Frame 1 (no input): blank canvas, image omitted
Frame 60 (the mouse pressed at the canvas centre just before this capture): blank canvas, image omitted
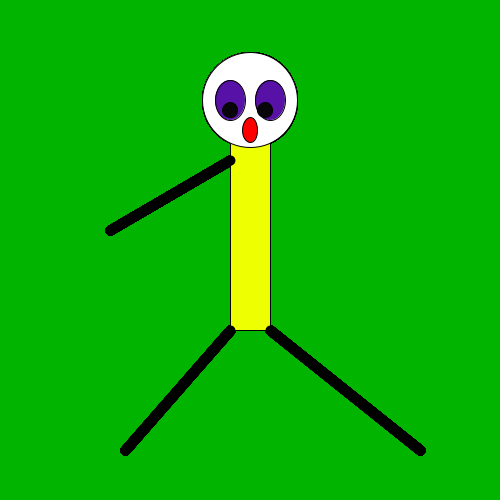
Frame 120 (the mouse held since frame 60 and released just before this capture)

The Processing sketch whose frames 1 and 60 were blank and that drew this single picture after the mouse press (run headless with seeded random() and noise(); from frame 60 on, the mouse is pressed at the canvas centre):

// Processing sketch: processing_140639
// ── processing_140639.pde

// Javi paste los codigos jajajaj
void setup(){
size (500,500);
background (0,180,0);

}
void draw (){
  
  
  if (mousePressed){
    bichete(#EDFF00);

}
  println ("eje x"+ mouseX + "ejeY" + mouseY);//xa q nos monotorice las cordenadas del puntero del raton
  println (frameRate);//velocidad de muestreo en frames
  }

void bichete(color cuerpo){
fill (cuerpo);
strokeWeight(1);
rect(230,130,40, 200);//cuerpo
fill (255);
ellipse( width/2, 100,95,95);//cara
fill (255,0,0);
ellipse (width/2, 130,15,25);//boca
fill ( 87,17,167);

ellipse (230, 100, 30,40);//ojo izq
fill (8, 6, 10);
ellipse (230, 110, 15, 15);//pupila izq
fill ( 87,17,167);
ellipse (270,100, 30, 40);//ojo derecho
fill (8,6,10);
ellipse (265, 110, 15, 15);//pupila derecha
strokeWeight(10);
line (230, 330,125,450 );//pierna izq
line (270,330,420, 450);//pierna derecha
line (230,160,110,230);
}
